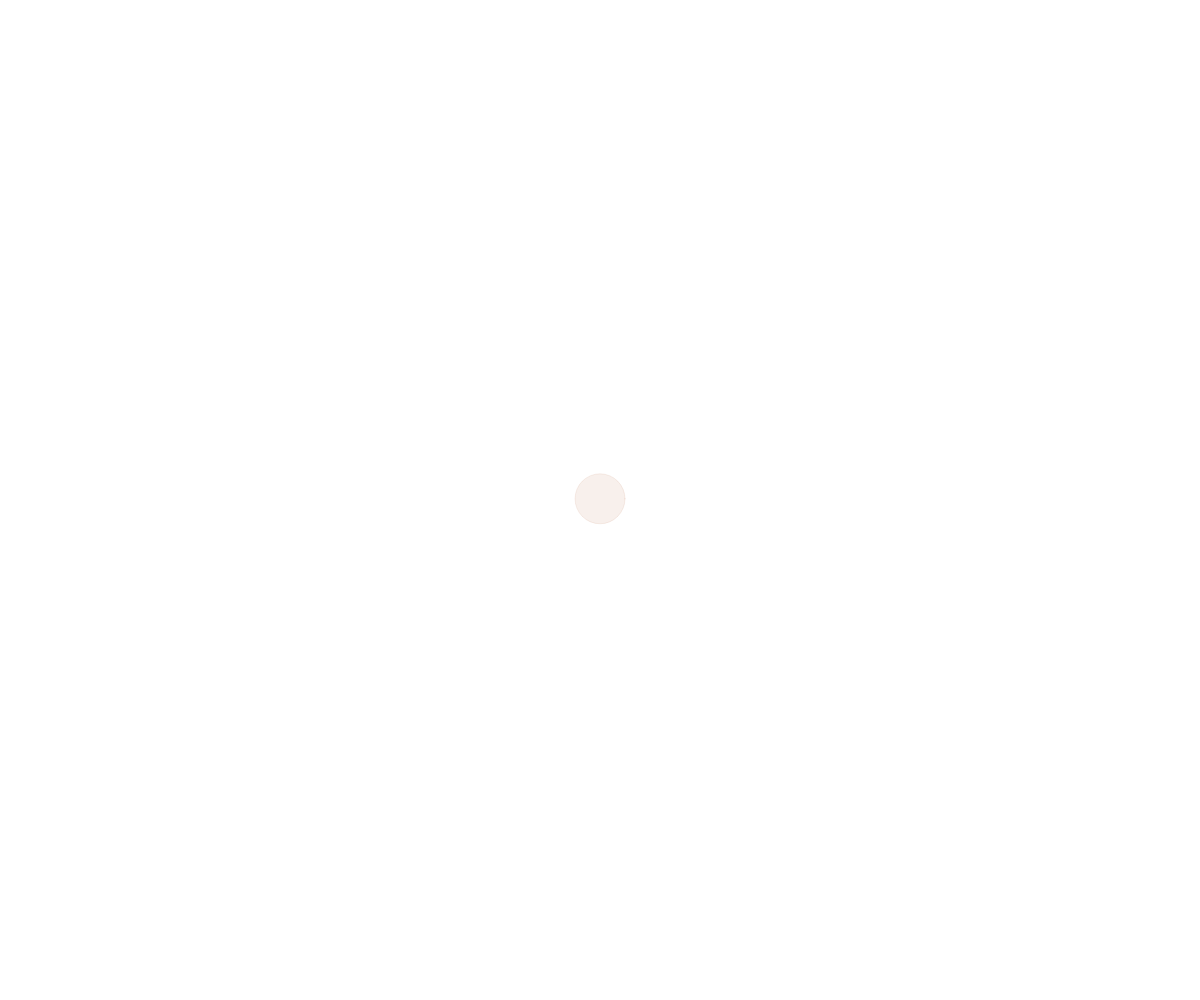
Frame 1 (no input)
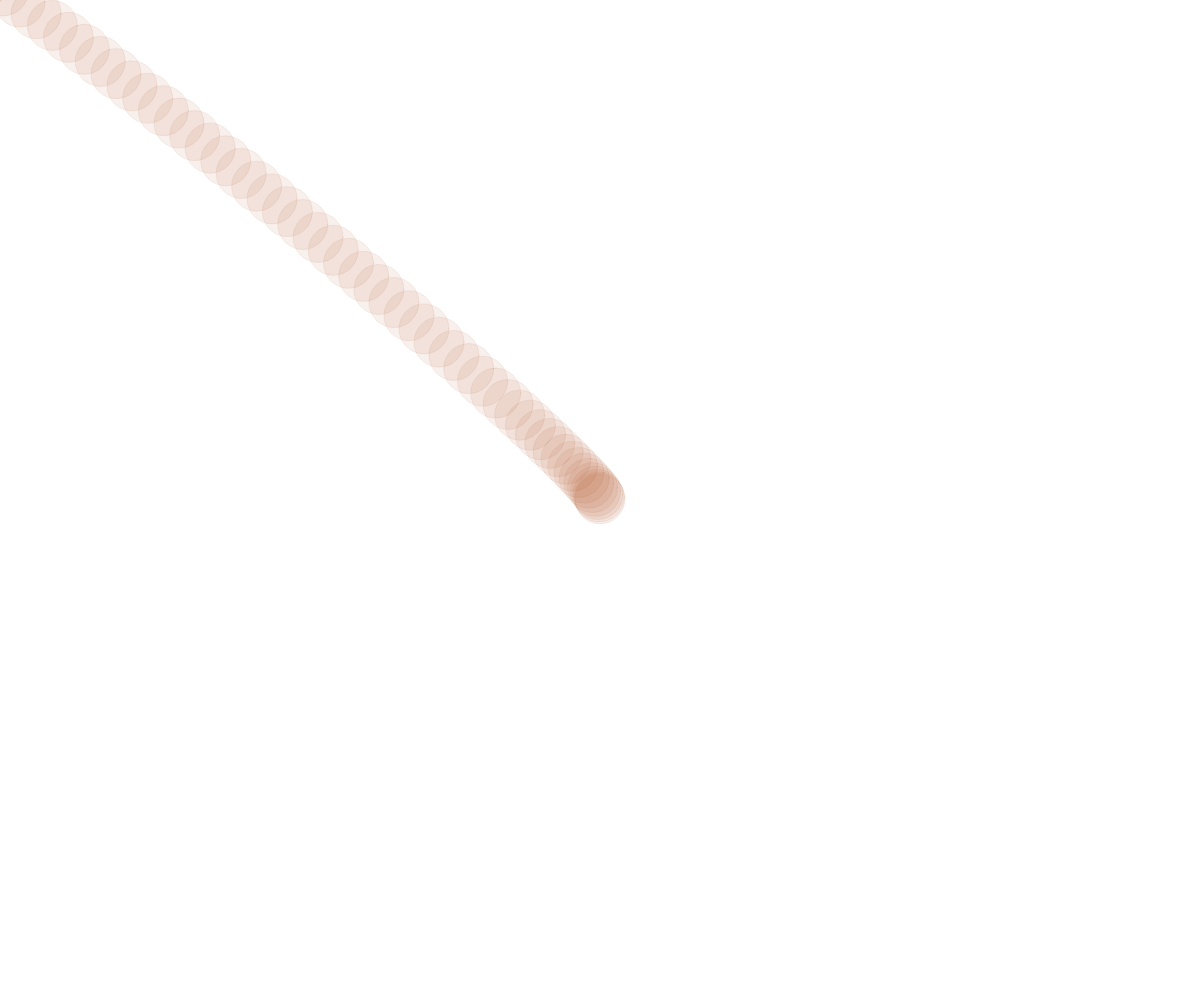
Frame 60 (no input)
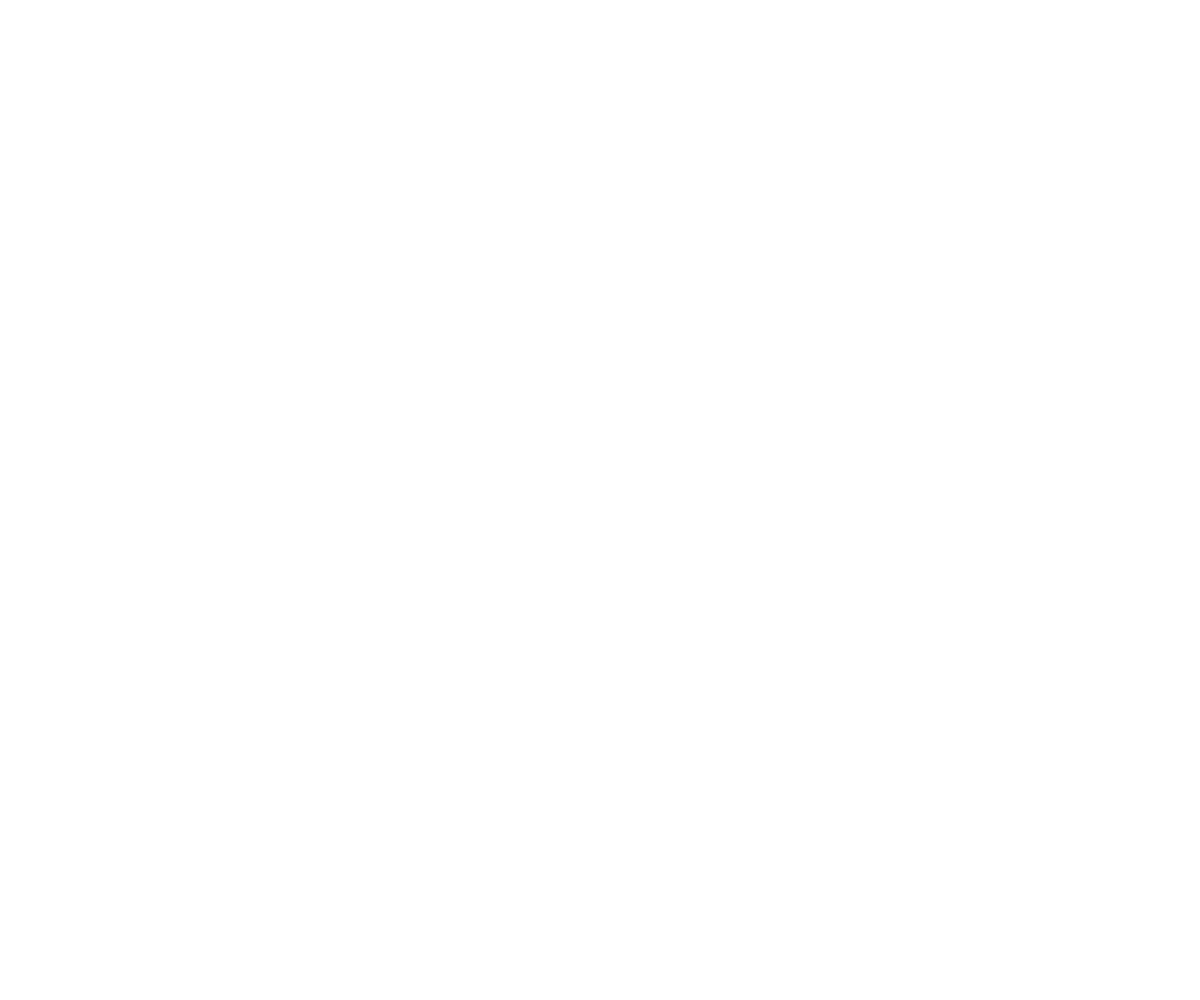
Frame 120 (the mouse pressed at the canvas centre since frame 60)

The p5.js sketch that drew these frames (run headless with seeded random() and noise() and a simulated clock; from frame 60 on, the mouse is pressed at the canvas centre):

// p5.js sketch
// ── sketch.js
function setup() {
  createCanvas(windowWidth, windowHeight);
  background('#fff')
  fill(163, 67, 24, 20);
  stroke(163, 67, 24, 20);
  vozac = new Vozi();
}

function draw() {

  if (!mouseIsPressed) {
    vozac.razmisljaj()
    vozac.crtaj()
  }
  else {
    background('#fff')
  }

}
// ── sketch-js.html
<!DOCTYPE html>
<html>

<head>
  <style>
    html,
    body {
      width: 100%;
      overflow: hidden;
      padding: 0;
      margin: 0;
    }

    main,
    .p5Canvas {
      width: 100% !important;
      height: 100% !important;
      display: block;
      image-rendering: pixelated;
    }
  </style>
  <script src="https://cdnjs.cloudflare.com/ajax/libs/p5.js/1.5.0/p5.js"></script>
  <link rel="preconnect" href="https://fonts.gstatic.com" crossorigin>
  <link href="https://fonts.googleapis.com/css2?family=Montserrat:ital,wght@1,500&display=swap" rel="stylesheet">
</head>

<body>
  <script src="sketch.js"></script>
  <script src="vozi.js"></script>
</body>

</html>
// ── vozi.js
class Vozi {
  constructor(x = width / 2, y = height / 2) {
    this.vel = p5.Vector.random2D();
    this.acc = createVector();
    this.pos = createVector(x, y);
    this.size = 50
    //this.slika()
  }
  razmisljaj() {
    let mouse = createVector(mouseX, mouseY);
    this.acc = p5.Vector.sub(mouse, this.pos);
    this.acc.limit(1)

    this.vel.add(this.acc);
    this.vel.limit(20)
    this.pos.add(this.vel);
  }
  crtaj() {
    ellipse(this.pos.x, this.pos.y, this.size)
  }
}
